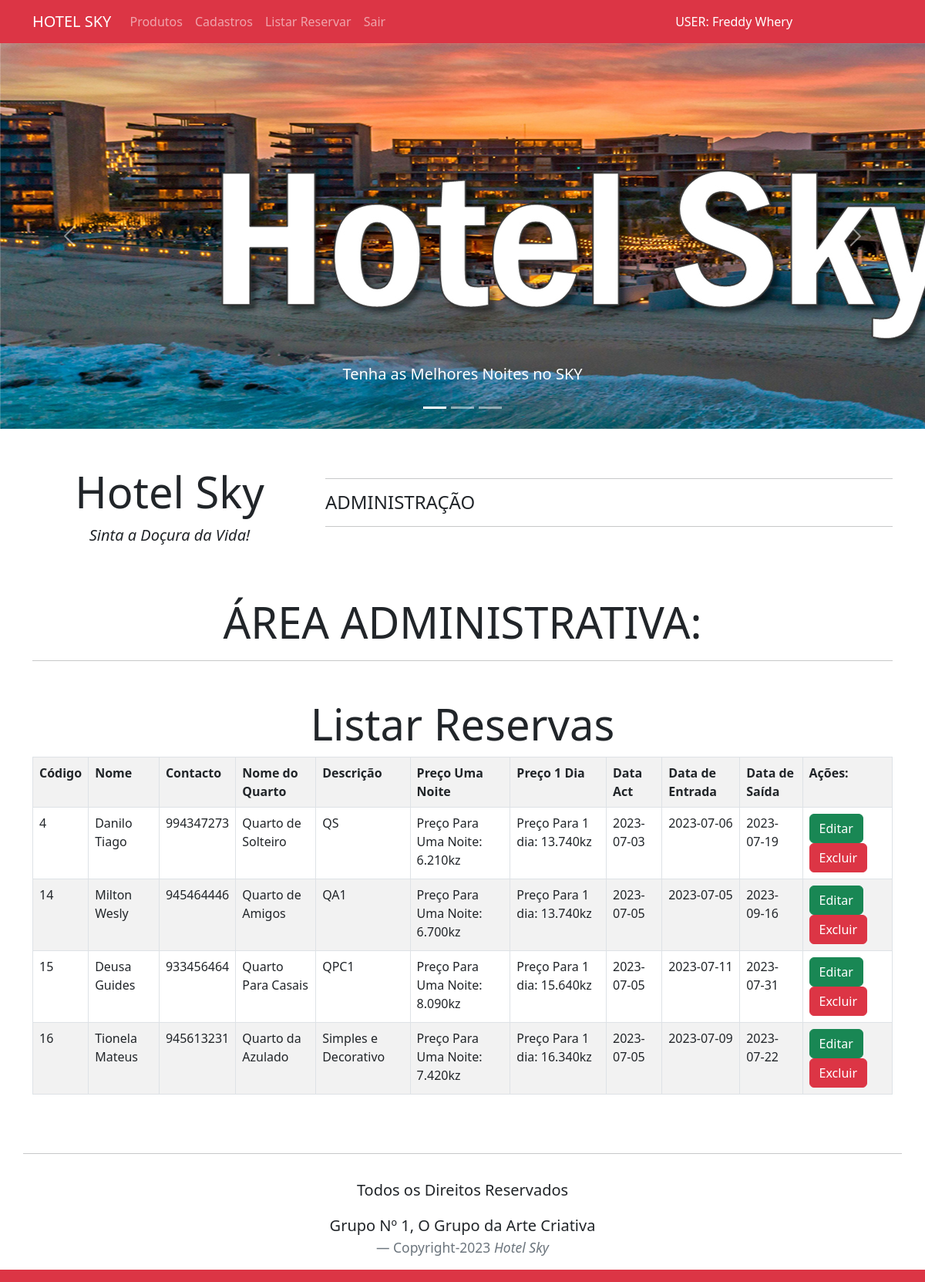
Page /areaprivada.php?page=listarreservar (signed in) on the committed database.
### tables this page shows
CREATE TABLE `reserva` (
  `codigoReserva` int NOT NULL,
  `datareser` varchar(12) NOT NULL,
  `dataentrada` varchar(12) NOT NULL,
  `datasaída` varchar(12) NOT NULL,
  `codigoClient` int DEFAULT NULL,
  `codigoQuarto` int DEFAULT NULL
);

CREATE TABLE `cliente` (
  `codigoClient` int NOT NULL,
  `nomeCliente` varchar(50) NOT NULL,
  `contacto` varchar(12) NOT NULL
);

CREATE TABLE `quarto` (
  `codigoQuarto` int NOT NULL,
  `nome` varchar(50) NOT NULL,
  `descricao` varchar(50) NOT NULL,
  `preco_uma_noite` varchar(30) NOT NULL,
  `preco_um_dia` varchar(30) NOT NULL
);

### listarreservar-reservar.php (the view)
<h1 class="text-center display-4">Listar Reservas</h1>
<?php
$sql="SELECT rs.codigoReserva, rs.datareser, rs.dataentrada, rs.datasaída, qua.codigoQuarto, qua.nome, qua.descricao,
qua.preco_uma_noite, qua.preco_um_dia, cl.codigoClient, cl.nomeCliente, cl.contacto FROM reserva rs LEFT JOIN quarto
AS qua ON qua.codigoQuarto=rs.codigoReserva LEFT JOIN cliente AS cl ON cl.codigoClient=rs.codigoReserva ORDER BY
rs.codigoReserva";
$res=$conn->query($sql);
$qtd=$res->num_rows;
if($qtd>0){
    print "<table class='table table-hover table-striped table-bordered'>";
    print"<tr>";
print "<th>Código</th>";
print "<th>Nome</th>";
print "<th>Contacto</th>";
print "<th>Nome do Quarto</th>";
print "<th>Descrição</th>";
print "<th>Preço Uma Noite</th>";
print "<th>Preço 1 Dia</th>";
print "<th>Data Act</th>";
print "<th>Data de Entrada</th>";
print "<th>Data de Saída</th>";
print "<th>Ações:</th>";
print"</tr>";
while($row=$res->fetch_object()){
    print"<tr>";
print "<td>".$row->codigoClient."</td>";
print "<td>".$row->nomeCliente."</td>";
print "<td>".$row->contacto."</td>";
print "<td>".$row->nome."</td>";
print "<td>".$row->descricao."</td>";
print "<td>".$row->preco_uma_noite."</td>";
print "<td>".$row->preco_um_dia."</td>";
print "<td>".$row->datareser."</td>";
print "<td>".$row->dataentrada."</td>";
print "<td>".$row->datasaída."</td>";
print "<td>
<button onclick=\"location.href='?page=editarreservar&codigoClient=".$row->codigoClient."&codigoQuarto=".$row->codigoQuarto."&codigoReserva=".$row->codigoReserva."';\" class='btn btn-success'>Editar</button>
<button onclick=\"if(confirm('Tem certeza que deseja Excluir?')){location.href='?page=salvarreservar&acaoa=excluirreservar&codigoClient=".$row->codigoClient."&codigoQuarto=".$row->codigoQuarto."&codigoReserva=".$row->codigoReserva."';}else{false;}\" class='btn btn-danger'>Excluir</button>
</td>";
print"</tr>";
}
print "</table>";
}else{
print"<p class='alert alert-danger'>Não foi possível encontrar nenhuma reserva!</p>";
}
?>

### rows in the picture
reserva: codigoClient.codigoClient "4", codigoClient.nomeCliente "Danilo Tiago", codigoClient.contacto "994347273", codigoQuarto.nome "Quarto de Solteiro", codigoQuarto.descricao "QS", codigoQuarto.preco_uma_noite "Preço Para Uma Noite: 6.210kz", codigoQuarto.preco_um_dia "Preço Para 1 dia: 13.740kz", datareser "2023-07-03", dataentrada "2023-07-06", datasaída "2023-07-19"
reserva: codigoClient.codigoClient "14", codigoClient.nomeCliente "Milton Wesly", codigoClient.contacto "945464446", codigoQuarto.nome "Quarto de Amigos", codigoQuarto.descricao "QA1", codigoQuarto.preco_uma_noite "Preço Para Uma Noite: 6.700kz", codigoQuarto.preco_um_dia "Preço Para 1 dia: 13.740kz", datareser "2023-07-05", dataentrada "2023-07-05", datasaída "2023-09-16"
reserva: codigoClient.codigoClient "15", codigoClient.nomeCliente "Deusa Guides", codigoClient.contacto "933456464", codigoQuarto.nome "Quarto Para Casais", codigoQuarto.descricao "QPC1", codigoQuarto.preco_uma_noite "Preço Para Uma Noite: 8.090kz", codigoQuarto.preco_um_dia "Preço Para 1 dia: 15.640kz", datareser "2023-07-05", dataentrada "2023-07-11", datasaída "2023-07-31"
reserva: cliente.codigoClient "16", cliente.nomeCliente "Tionela Mateus", cliente.contacto "945613231", quarto.nome "Quarto da Azulado", quarto.descricao "Simples e Decorativo", quarto.preco_uma_noite "Preço Para Uma Noite: 7.420kz", quarto.preco_um_dia "Preço Para 1 dia: 16.340kz", datareser "2023-07-05", dataentrada "2023-07-09", datasaída "2023-07-22"

### other values in the picture
$_SESSION['usuarioBD'] "Freddy Whery"
